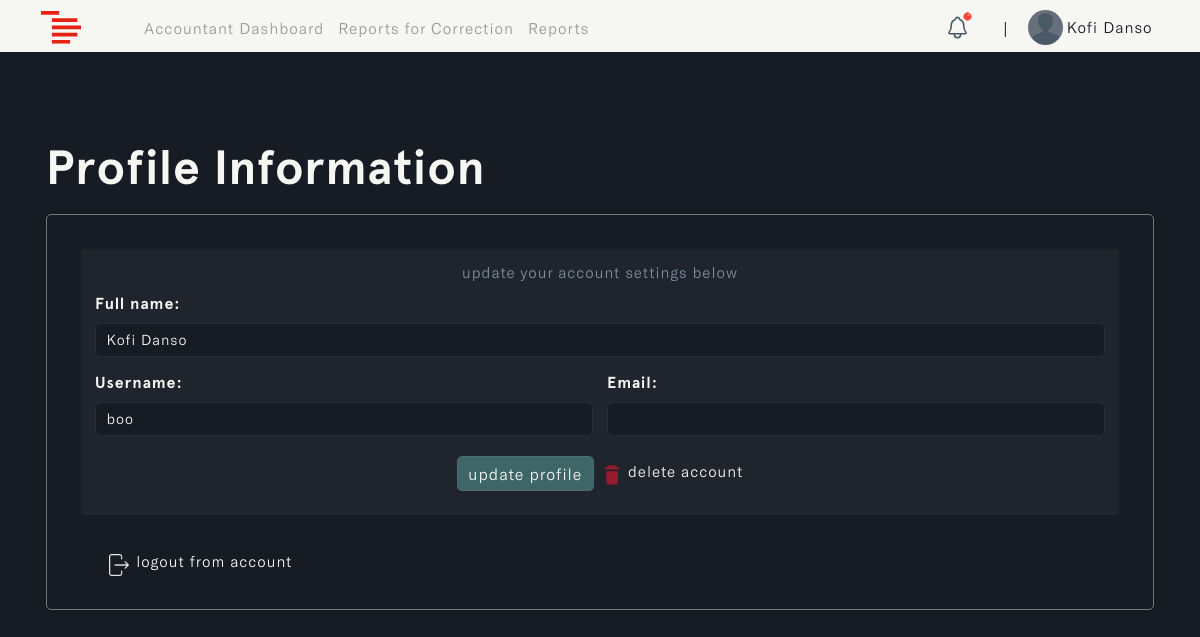
The page /profile (signed in) on the database as committed earlier.
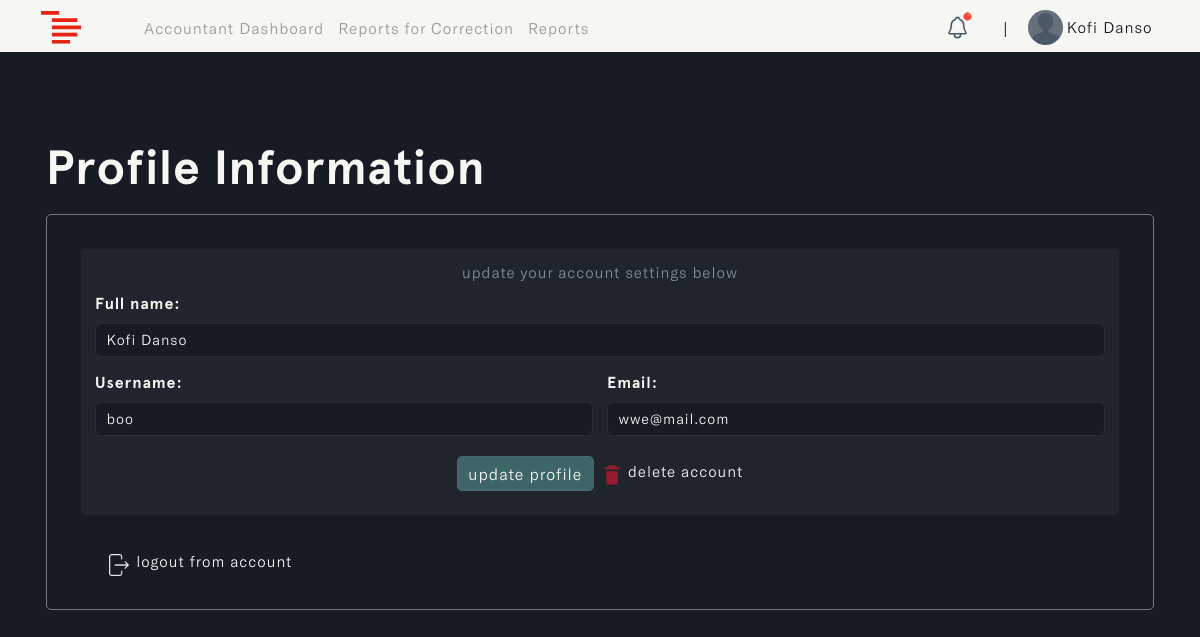
The same page on the database as committed later.
### accounts/models.py (models this page shows, shortened)
class Profile(models.Model):
    user = models.OneToOneField(settings.AUTH_USER_MODEL, on_delete=models.CASCADE, blank=True, null=True)
    name = models.CharField(max_length=255, unique=True)
    username = models.CharField(max_length=255, unique=True, blank=True, null=True)
    email = models.EmailField(max_length=255, unique=True)
    updated_time_stamp = models.DateTimeField(auto_now=True)
    created_time_stamp = models.DateTimeField(auto_now_add=True)
    id = models.UUIDField(default=uuid.uuid4, primary_key=True, unique=True, editable=False)

### accounts/views.py (the view, shortened to what this page needs)
# urls.py: path('profile', views.profilePage, name='profile'),
@login_required(login_url='login')
def profilePage(request):
    profile = get_object_or_404(Profile, user=request.user)
    form = UserProfileForm(instance=profile)
    context = {'form': form, 'profile': profile}
    return render(request, 'profile.html', context)

### accounts/forms.py
class UserProfileForm(ModelForm):
    class Meta:
        model = Profile
        fields = '__all__'
        exclude = ['user']
    def __init__(self, *args, **kwargs):
        super(UserProfileForm, self).__init__(*args, **kwargs)
        for name, fields in self.fields.items():
            fields.widget.attrs.update({'class': 'form-control'})

### templates/profile.html (shortened to what this page needs)
{% load static %}
{% load humanize %}
<!DOCTYPE html>
<html lang="en" class="js has-scroll-init has-scroll-smooth">
  <head>
    <link rel="stylesheet" href="{% static '/css/bootstrap.min.css' %}" />
    <link rel="stylesheet" href="{% static '/css/profile.css' %}" />
  </head>
  <body
    id="pageTop"
    class="page-content"
    data-spy="scroll"
    data-target="#mainNav"
  >
    {% include 'nav.html' %}
    <main>
      <div data-scroll class="page page--layout-2" id="main">
        <div id="hero">
          <div class="container-fluid">
            <div class="hero-intro">
              <h1>Profile Information</h1>
              <div id="user_profile">
                <form action="" method="POST">
                  <div class="card">
                    <div class="card-body">
                      <h5>update your account settings below</h5>
                      <div class="row g-3">
                        <div class="col-12">
                          <label for="inputAddress" class="form-label"
                            >Full name:
                          </label>
                          {{form.name}}
                        </div>
                        <div class="col-md-6">
                          <label for="inputUsername" class="form-label"
                            >Username:</label
                          >
                          {{form.username}}
                        </div>
                        <div class="col-md-6">
                          <label for="inputEmail4" class="form-label"
                            >Email:</label
                          >
                          {{form.email}}
                        </div>
                        <div
                          id="action_btns"
                          class="d-flex justify-content-center"
                        >
                          <input
                            type="submit"
                            class="btn"
                            id="update_profile"
                            value="update profile"
                          />
                          <a
                            href="#delete"
                            data-bs-toggle="modal"
                            data-bs-target="#deleteAccountModal"
                          >
                            <img
                              id="trash"
                              src="{% static '/images/trash.png' %}"
                              alt="trash"
                            />
                            <span>delete account</span>
                          </a>
                        </div>
                      </div>
                    </div>
                  </div>
                </form>
                <div id="logout">
                  <a href="{% url 'logout' %}">
                    <img
                      id="logout_img"
                      src="{% static '/images/logout.png' %}"
                      alt="logout_img"
                    />
                    logout from account
                  </a>
                </div>
              </div>
            </div>
          </div>
        </div>
      </div>
    </main>
  </body>
</html>

Rows that differ between the two databases and show on the page:
changed Profile "Kofi Danso": email (not shown) → "wwe@mail.com"
